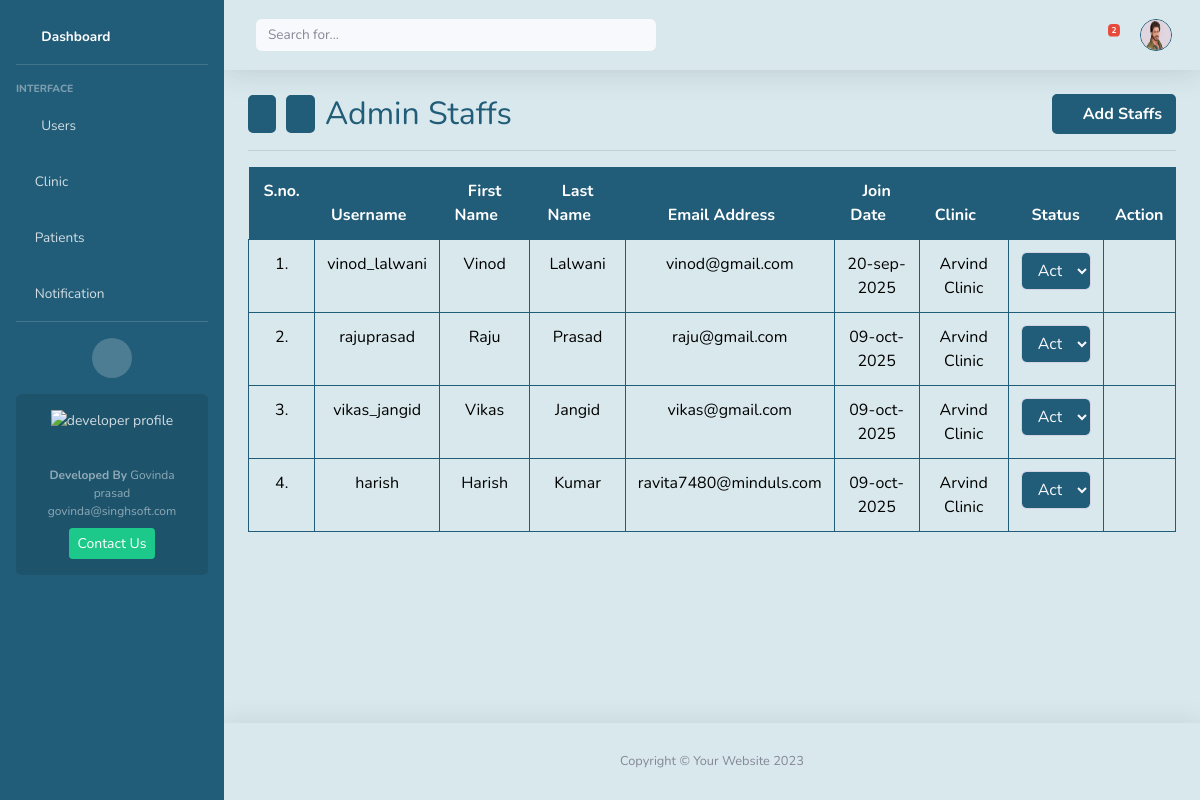
Page /users/ (signed in) on the committed database.
### home/models.py (models this page shows, shortened)
class User(AbstractUser):
    custom_id   = models.CharField(max_length=10, unique=True, blank=False, null=False)
    clinic      = models.ForeignKey('Clinic', on_delete=models.CASCADE, related_name="clinic_users", null=True, blank=True)
    profile_img = models.ImageField(upload_to=rename_image, blank=True)
    phone       = models.CharField(validators=[indian_phone_regex], max_length=15, blank=True, null=True)
    is_superuser= models.BooleanField(default=False)
    is_admin    = models.BooleanField(default=False)    # clinic admin
    is_admin_staff= models.BooleanField(default=False)    # clinic staff
    is_password_reset=models.BooleanField(default=False)
    is_active   = models.BooleanField(default=True)
    updated_at  = models.DateTimeField(auto_now=True)
    objects     = CustomUserManager()

class Clinic(models.Model):
    name    = models.CharField(max_length=255, help_text="Clinic Name", blank=False, null=False)
    address = models.CharField(max_length=255, blank=True)
    city    = models.ForeignKey(City, on_delete=models.SET_NULL, related_name="clinics_in_city", null=True, blank=True, max_length=255)
    state   = models.ForeignKey(Region, on_delete=models.SET_NULL, related_name="clinics_in_state", null=True, blank=True, max_length=255)
    pincode = models.CharField(max_length=6, null=True, blank=True)
    email   = models.EmailField(max_length=50, blank=True, null=True)
    number  = models.CharField(validators=[indian_phone_regex], max_length=15, blank=True, null=True)
    specializations = models.TextField(blank=True, null=True)   #clinic specilization
    created_at = models.DateField(auto_now_add=True)
    updated_at = models.DateField(auto_now=True)
    class Meta:
        permissions = [
            ("can_approve_clinic", "Can Approve Clinic"),
            ("can_view_sensitive_data", "Can View Sensitive Data"),
        ]

### home/views.py (the view)
# urls.py: path('users/', views.all_users, name='all_users'),
@require_http_methods(["GET"])
@login_required(login_url='login')
@permission_required(['home.view_user'], raise_exception=True)
def all_users(request):
    users = User.objects.none()
    if request.user.is_superuser:
        users = User.objects.exclude(username=request.user.username)
    elif request.user.is_admin:
        clinic = request.user.clinic
        if clinic:
            users = User.objects.filter(clinic=clinic).exclude(username=request.user.username)
    else:
        return HttpResponseForbidden(forbidden_message)
    return render(request, 'user_list.html', {'users':users})

### home/context_processors.py (called while the page is built)
def notification_context(request):
    if request.user.is_authenticated:
        unread = Notification.objects.filter(
            receiver=request.user
        ).exclude(
            seen_notes__seen_by=request.user
        ).count()
    else:
        unread = 0
    return {"unread_notifications": unread}

### home/templates/user_list.html (shortened to what this page needs)
{% extends 'layout.html' %}
            {% block content %}
                <div class="d-flex justify-content-between align-items-center">
                    <div class="nav-container" style="display: flex; gap: 10px; justify-content: center;">
                        <button class="cnav-btn" onclick="window.history.back()" title="Back"><i class="fa fa-arrow-left"></i></button>
                        <button class="cnav-btn" onclick="window.history.forward()" title="Forward"><i class="fa fa-arrow-right"></i></button>
                        <h2 class="mb-0 custome-color-dark">Admin Staffs</h2>
                    </div>
                    <a href="{% url 'add_user' %}" class="btn cb" style="font-weight:bold;">
                        <i class="fas fa-plus"></i> Add Staffs
                    </a>
                </div>
                <hr>
                <div class="table-responsive" style="max-height: 550px; overflow-y: auto; overflow-x: auto; position: relative;">
                  <table class="table table-bordered ctb">
                   <thead class="" style="position: sticky; top: 0; z-index: 500;">
                    <tr>
                        <th scope="col">S.no. <i class="fas fa-sort cstm-sort" onclick="sortTable(this)"></i></th>
                        <th scope="col">Username <i class="fas fa-sort cstm-sort" onclick="sortTable(this)"></i></th>
                        <th scope="col">First Name <i class="fas fa-sort cstm-sort" onclick="sortTable(this)"></i></th>
                        <th scope="col">Last Name <i class="fas fa-sort cstm-sort" onclick="sortTable(this)"></i></th>
                        <th scope="col">Email Address <i class="fas fa-sort cstm-sort" onclick="sortTable(this)"></th>
                        <th scope="col">Join Date <i class="fas fa-sort cstm-sort" onclick="reverse()"></i></th>
                        <th scope="col">Clinic <i class="fas fa-sort cstm-sort" onclick="sortTable(this)"></i></th>
                        <th scope="col">Status</th>
                        <th scope="col">Action</th>
                    </tr>
                   </thead>
                   <tbody>
                   {% if users %}
                    {% for user in users %}
                    <tr class="">
                        <td>{{forloop.counter}}.</td>
                        <td>{{user.username}}</td>
                        <td>{{user.first_name}}</td>
                        <td>{{user.last_name}}</td>
                        <td>{{user.email}}</td>
                        <td>{{user.date_joined|date:"d-b-Y"}}</td>
                        <td>{{user.clinic.name}}</td>
                        <td>
                            <form class="user_activation_form" method="POST" action="{% url 'update_user_status' %}">
                            <select class="form-control box-background-dark text-light" name="status" onchange="this.form.submit()">
                                <option value="1" {% if user.is_active %}selected{% endif %}>Active</option>
                            </select>
                            </form>
                        </td>
                        <td>
                          <a class="action-links update"  href="{% url 'edit_user' user.custom_id  %}" title="Edit Details">
                            <i class="fas fa-pen"></i>
                          </a>
                        </td>
                    </tr>
                    {% endfor %}
                   {% endif %}
                   </tbody>
                  </table>
                </div>
            {% endblock content%}

### home/templates/layout.html (shortened to what this page needs)
{% load static %}
{% load custom_filters %}
<!DOCTYPE html>
<html lang="en">
<head>
    <link href="{% static 'vendor/fontawesome-free/css/all.min.css' %}" rel="stylesheet" type="text/css">
    <link href="{% static 'css/sb-admin-2.min.css' %}" rel="stylesheet">
</head>
<body id="page-top">
    <div id="wrapper">
        <ul class="navbar-nav sidebar sidebar-dark box-background-dark" id="accordionSidebar">
            <li class="nav-item active mt-2" >
              {% if request.user.is_superuser or request.user.is_admin %}
                <a class="nav-link" href="{% url 'index' %}">
                    <i class="fas fa-fw fa-chart-area"></i>
                    <span>Dashboard</span>
                </a>
              {% else %}
                <a class="nav-link" href="#">
                    <span>Dashboard</span>
                </a>
              {% endif %}
            </li>
            <hr class="sidebar-divider">
            <div class="sidebar-heading">Interface</div>
          {% if perms.home.view_user %}
            <li class="nav-item">
                <a class="nav-link " href="{% url 'all_users' %}" aria-expanded="true">
                    <i class="fas fa-fw fa-user"></i>
                    <span>Users</span>
                </a>
            </li>
          {% endif %}
          {% if perms.home.view_clinic %}
            <li class="nav-item">
                <a class="nav-link" href="{% url 'clinic' %}" aria-expanded="true">
                    <i class="fas fa-clinic-medical"></i>
                    <span>Clinic</span>
                </a>
            </li>
          {% endif %}
          {% if perms.home.view_patient %}
            <li class="nav-item">
                <a class="nav-link " href="{% url 'patients' %}" aria-expanded="true" >
                    <i class="fas fa-diagnoses"></i>
                    <span>Patients</span>
                </a>
            </li>
          {% endif %}
          {% if perms.home.view_notification %}
            <li class="nav-item">
                <a class="nav-link " href="{% url 'notifications' %}" aria-expanded="true" >
                    <i class="fas fa-envelope-open-text"></i>
                    <span>Notification</span>
                </a>
            </li>
          {% endif %}
            <hr class="sidebar-divider d-none d-md-block">
            <div class="text-center d-none d-md-inline">
                <button class="rounded-circle border-0" id="sidebarToggle"></button>
            </div>
            <div class="sidebar-card d-none d-lg-flex">
                <img class="sidebar-card-illustration mb-2" src="{% static "/img/undraw_profile.svg" %}" alt="developer profile">
                <p class="text-center mb-2"><strong>Developed By</strong> Govinda prasad govinda@singhsoft.com</p>
                <a class="btn btn-success btn-sm" href="mailto:govinda@singhsoft.com">Contact Us</a>
            </div>
        </ul>
        <div id="content-wrapper" class="d-flex flex-column">
            <div id="content" style="background: #d8e8ec">
                <nav class="navbar navbar-expand topbar mb-4 static-top shadow">
                    {% if search_bar|default:"true" == "true" %}
                    <form class="d-none d-sm-inline-block form-inline mr-auto ml-md-3 my-2 my-md-0 mw-100 navbar-search">
                        <div class="input-group">
                            <input type="text" class="form-control bg-light border-0 small" placeholder="Search for..."
                                aria-label="Search" aria-describedby="basic-addon2" id="search-bar">
                        </div>
                    </form>
                    {% endif %}
                    <ul class="navbar-nav ml-auto">
                        <li class="nav-item dropdown no-arrow mx-1">
                            <a class="nav-link dropdown-toggle" href="#" id="messagesDropdown" role="button"
                                data-toggle="dropdown" aria-haspopup="true" aria-expanded="false" onclick="fetchNotifications()">
                                <i class="fas fa-envelope fa-fw custome-color-dark cnav-icon2"></i>
                                {% if unread_notifications > 0 %}
                                <span class="badge badge-danger badge-counter">{{unread_notifications}}</span>
                                {% endif %}
                            </a>
                        </li>
                        <li class="nav-item dropdown no-arrow">
                            <a class="nav-link dropdown-toggle" href="#" id="userDropdown" role="button"
                                data-toggle="dropdown" aria-haspopup="true" aria-expanded="false">
                                {% if request.user.profile_img %}
                                    <img class="img-profile rounded-circle box-background-border-dark cnav-icon"
                                        src="{{request.user.profile_img.url}}" alt="profile image" title="{{request.user.username}}">
                                {% else %}
                                    <div class="img-profile rounded-circle user-face cnav-icon" title="{{request.user.username}}">
                                        {{ request.user.username|get_first_letter|upper }}
                                    </div>
                                {% endif %}
                            </a>
                        </li>
                    </ul>
                </nav>
                <div class="container-fluid">
                    {% block content %}{% endblock %}
                </div>
            </div>
            <footer class="sticky-footer box-background-light shadow">
                <div class="container my-auto">
                    <div class="copyright text-center my-auto" style="">
                        <span>Copyright &copy; Your Website 2023</span>
                    </div>
                </div>
            </footer>
        </div>
    </div>
</body>
</html>

### home/templates/layout.html (style rules this page uses)
.cnav-btn { color: white; font-weight:bold; border-radius: 5px; cursor: pointer; background-color: rgba(33, 92, 120, 1)!important; border: 2px solid rgba(33, 92, 120, 1)!important; transition: color .15s ease-in-out, background-color .15s ease-in-out, border-color .15s ease-in-out, box-shadow .15s ease-in-out; }
.cb { color: white; font-weight:bold; border-radius: 5px; background-color: rgba(33, 92, 120, 1)!important; border: 2px solid rgba(33, 92, 120, 1)!important; }
.action-links { color: rgba(33, 92, 120, 1); }
.box-background-dark { background-color: rgba(33, 92, 120, 1)!important; }
.box-background-light { background-color: #d8e8ec; }
.custome-color-dark { color: rgba(33, 92, 120, 1); }
.box-background-border-dark { background-color: rgba(33, 92, 120, 1)!important; border: 1px solid rgba(33, 92, 120, 1)!important; }
.ctb { border: 0px solid rgba(33, 92, 120, 1)!important; }
.ctb th { text-align:center; border: 0px solid rgba(33, 92, 120, 1)!important; background-color: rgba(33, 92, 120, 1)!important; color:white; }
.ctb td { text-align:center; border: 1px solid rgba(33, 92, 120, 1)!important; color:black; font-weight:normal; }

### rows in the picture
User: user.profile_img (picture)
User: username "vinod_lalwani", first_name "Vinod", last_name "Lalwani", email "vinod@gmail.com", date_joined "20-sep-2025", clinic.name "Arvind Clinic", status "Active"
User: username "rajuprasad", first_name "Raju", last_name "Prasad", email "raju@gmail.com", date_joined "09-oct-2025", clinic.name "Arvind Clinic", status "Active"
User: username "vikas_jangid", first_name "Vikas", last_name "Jangid", email "vikas@gmail.com", date_joined "09-oct-2025", clinic.name "Arvind Clinic", status "Active"
User: username "harish", first_name "Harish", last_name "Kumar", email "ravita7480@minduls.com", date_joined "09-oct-2025", clinic.name "Arvind Clinic", status "Active"

### other values in the picture
{{ unread_notifications }} "2"
